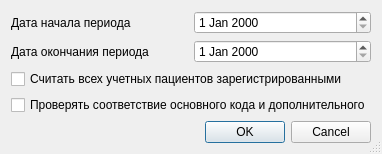
<?xml version="1.0" encoding="UTF-8"?>
<ui version="4.0">
 <class>ReportF10SetupDialog</class>
 <widget class="QDialog" name="ReportF10SetupDialog">
  <property name="windowModality">
   <enum>Qt::ApplicationModal</enum>
  </property>
  <property name="geometry">
   <rect>
    <x>0</x>
    <y>0</y>
    <width>356</width>
    <height>153</height>
   </rect>
  </property>
  <property name="sizePolicy">
   <sizepolicy hsizetype="Preferred" vsizetype="Preferred">
    <horstretch>0</horstretch>
    <verstretch>0</verstretch>
   </sizepolicy>
  </property>
  <property name="windowTitle">
   <string>параметры отчёта</string>
  </property>
  <property name="sizeGripEnabled">
   <bool>true</bool>
  </property>
  <layout class="QGridLayout" name="gridLayout">
   <item row="0" column="0">
    <widget class="QLabel" name="lblBegDate">
     <property name="text">
      <string>Дата начала периода</string>
     </property>
    </widget>
   </item>
   <item row="0" column="1">
    <widget class="QDateEdit" name="edtBegDate"/>
   </item>
   <item row="1" column="0">
    <widget class="QLabel" name="lblEndDate">
     <property name="text">
      <string>Дата окончания периода</string>
     </property>
    </widget>
   </item>
   <item row="1" column="1">
    <widget class="QDateEdit" name="edtEndDate"/>
   </item>
   <item row="4" column="1">
    <spacer name="verticalSpacer">
     <property name="orientation">
      <enum>Qt::Vertical</enum>
     </property>
     <property name="sizeHint" stdset="0">
      <size>
       <width>20</width>
       <height>40</height>
      </size>
     </property>
    </spacer>
   </item>
   <item row="5" column="0" colspan="2">
    <widget class="QDialogButtonBox" name="buttonBox">
     <property name="orientation">
      <enum>Qt::Horizontal</enum>
     </property>
     <property name="standardButtons">
      <set>QDialogButtonBox::Cancel|QDialogButtonBox::Ok</set>
     </property>
    </widget>
   </item>
   <item row="2" column="0" colspan="2">
    <widget class="QCheckBox" name="chkIsRegistry">
     <property name="text">
      <string>Считать всех учетных пациентов зарегистрированными</string>
     </property>
    </widget>
   </item>
   <item row="3" column="0" colspan="2">
    <widget class="QCheckBox" name="chkCompliance">
     <property name="text">
      <string>Проверять соответствие основного кода и дополнительного</string>
     </property>
    </widget>
   </item>
  </layout>
 </widget>
 <resources/>
 <connections>
  <connection>
   <sender>buttonBox</sender>
   <signal>accepted()</signal>
   <receiver>ReportF10SetupDialog</receiver>
   <slot>accept()</slot>
   <hints>
    <hint type="sourcelabel">
     <x>132</x>
     <y>650</y>
    </hint>
    <hint type="destinationlabel">
     <x>65</x>
     <y>418</y>
    </hint>
   </hints>
  </connection>
  <connection>
   <sender>buttonBox</sender>
   <signal>rejected()</signal>
   <receiver>ReportF10SetupDialog</receiver>
   <slot>reject()</slot>
   <hints>
    <hint type="sourcelabel">
     <x>245</x>
     <y>650</y>
    </hint>
    <hint type="destinationlabel">
     <x>267</x>
     <y>420</y>
    </hint>
   </hints>
  </connection>
 </connections>
</ui>
